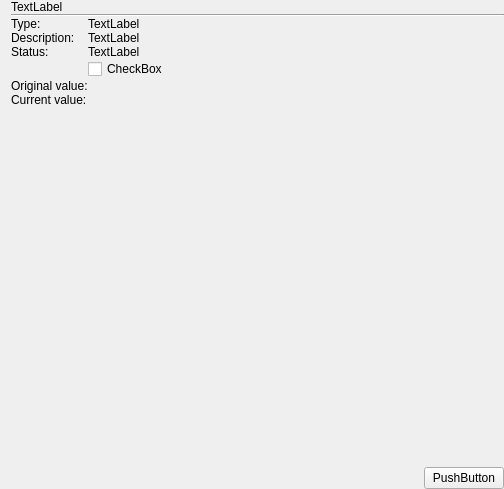
<?xml version="1.0" encoding="UTF-8"?>
<ui version="4.0">
 <class>Form</class>
 <widget class="QWidget" name="Form">
  <property name="geometry">
   <rect>
    <x>0</x>
    <y>0</y>
    <width>504</width>
    <height>489</height>
   </rect>
  </property>
  <property name="windowTitle">
   <string notr="true">Form</string>
  </property>
  <layout class="QVBoxLayout" name="verticalLayout">
   <property name="spacing">
    <number>0</number>
   </property>
   <property name="topMargin">
    <number>0</number>
   </property>
   <property name="rightMargin">
    <number>0</number>
   </property>
   <property name="bottomMargin">
    <number>0</number>
   </property>
   <item>
    <widget class="QLabel" name="m_lTitle">
     <property name="text">
      <string notr="true">TextLabel</string>
     </property>
    </widget>
   </item>
   <item>
    <widget class="Line" name="line">
     <property name="orientation">
      <enum>Qt::Horizontal</enum>
     </property>
    </widget>
   </item>
   <item>
    <layout class="QGridLayout" name="gridLayout">
     <item row="0" column="0" alignment="Qt::AlignTop">
      <widget class="QLabel" name="m_lTypeLabel">
       <property name="sizePolicy">
        <sizepolicy hsizetype="Minimum" vsizetype="Preferred">
         <horstretch>0</horstretch>
         <verstretch>0</verstretch>
        </sizepolicy>
       </property>
       <property name="text">
        <string>Type:</string>
       </property>
      </widget>
     </item>
     <item row="0" column="1">
      <widget class="QLabel" name="m_lType">
       <property name="sizePolicy">
        <sizepolicy hsizetype="Expanding" vsizetype="Preferred">
         <horstretch>0</horstretch>
         <verstretch>0</verstretch>
        </sizepolicy>
       </property>
       <property name="text">
        <string notr="true">TextLabel</string>
       </property>
      </widget>
     </item>
     <item row="1" column="0" alignment="Qt::AlignTop">
      <widget class="QLabel" name="m_lDescriptionLabel">
       <property name="sizePolicy">
        <sizepolicy hsizetype="Minimum" vsizetype="Preferred">
         <horstretch>0</horstretch>
         <verstretch>0</verstretch>
        </sizepolicy>
       </property>
       <property name="text">
        <string>Description:</string>
       </property>
      </widget>
     </item>
     <item row="1" column="1">
      <widget class="QLabel" name="m_lDescription">
       <property name="sizePolicy">
        <sizepolicy hsizetype="Expanding" vsizetype="Preferred">
         <horstretch>0</horstretch>
         <verstretch>0</verstretch>
        </sizepolicy>
       </property>
       <property name="text">
        <string notr="true">TextLabel</string>
       </property>
       <property name="wordWrap">
        <bool>true</bool>
       </property>
      </widget>
     </item>
     <item row="2" column="0" alignment="Qt::AlignTop">
      <widget class="QLabel" name="m_lStatusLabel">
       <property name="sizePolicy">
        <sizepolicy hsizetype="Minimum" vsizetype="Preferred">
         <horstretch>0</horstretch>
         <verstretch>0</verstretch>
        </sizepolicy>
       </property>
       <property name="text">
        <string>Status:</string>
       </property>
      </widget>
     </item>
     <item row="2" column="1">
      <layout class="QVBoxLayout" name="verticalLayout_2">
       <item>
        <widget class="QLabel" name="m_lStatus">
         <property name="sizePolicy">
          <sizepolicy hsizetype="Expanding" vsizetype="Preferred">
           <horstretch>0</horstretch>
           <verstretch>0</verstretch>
          </sizepolicy>
         </property>
         <property name="text">
          <string notr="true">TextLabel</string>
         </property>
         <property name="wordWrap">
          <bool>true</bool>
         </property>
        </widget>
       </item>
       <item>
        <widget class="QCheckBox" name="m_cbAddOrRemove">
         <property name="text">
          <string notr="true">CheckBox</string>
         </property>
        </widget>
       </item>
      </layout>
     </item>
     <item row="3" column="0">
      <widget class="QLabel" name="m_lOriginalValueLabel">
       <property name="sizePolicy">
        <sizepolicy hsizetype="Minimum" vsizetype="Preferred">
         <horstretch>0</horstretch>
         <verstretch>0</verstretch>
        </sizepolicy>
       </property>
       <property name="text">
        <string>Original value:</string>
       </property>
      </widget>
     </item>
     <item row="3" column="1">
      <widget class="mtx::gui::Util::ElideLabel" name="m_lOriginalValue">
       <property name="sizePolicy">
        <sizepolicy hsizetype="MinimumExpanding" vsizetype="Preferred">
         <horstretch>0</horstretch>
         <verstretch>0</verstretch>
        </sizepolicy>
       </property>
      </widget>
     </item>
     <item row="4" column="0" alignment="Qt::AlignTop">
      <widget class="QLabel" name="m_lCurrentValueLabel">
       <property name="sizePolicy">
        <sizepolicy hsizetype="Minimum" vsizetype="Preferred">
         <horstretch>0</horstretch>
         <verstretch>0</verstretch>
        </sizepolicy>
       </property>
       <property name="text">
        <string>Current value:</string>
       </property>
      </widget>
     </item>
     <item row="4" column="1">
      <widget class="mtx::gui::Util::ElideLabel" name="m_lCurrentValue">
       <property name="sizePolicy">
        <sizepolicy hsizetype="MinimumExpanding" vsizetype="Preferred">
         <horstretch>0</horstretch>
         <verstretch>0</verstretch>
        </sizepolicy>
       </property>
      </widget>
     </item>
    </layout>
   </item>
   <item>
    <spacer name="verticalSpacer_2">
     <property name="orientation">
      <enum>Qt::Vertical</enum>
     </property>
     <property name="sizeType">
      <enum>QSizePolicy::Expanding</enum>
     </property>
     <property name="sizeHint" stdset="0">
      <size>
       <width>20</width>
       <height>279</height>
      </size>
     </property>
    </spacer>
   </item>
   <item>
    <layout class="QHBoxLayout" name="horizontalLayout">
     <item>
      <spacer name="horizontalSpacer">
       <property name="orientation">
        <enum>Qt::Horizontal</enum>
       </property>
       <property name="sizeHint" stdset="0">
        <size>
         <width>40</width>
         <height>20</height>
        </size>
       </property>
      </spacer>
     </item>
     <item>
      <widget class="QPushButton" name="m_bReset">
       <property name="text">
        <string notr="true">PushButton</string>
       </property>
       <property name="icon">
        <iconset theme="edit-undo"/>
       </property>
      </widget>
     </item>
    </layout>
   </item>
  </layout>
 </widget>
 <customwidgets>
  <customwidget>
   <class>mtx::gui::Util::ElideLabel</class>
   <extends>QFrame</extends>
   <header>mkvtoolnix-gui/util/elide_label.h</header>
   <container>1</container>
  </customwidget>
 </customwidgets>
 <resources>
  <include location="../../qt_resources.qrc"/>
 </resources>
 <connections/>
</ui>
